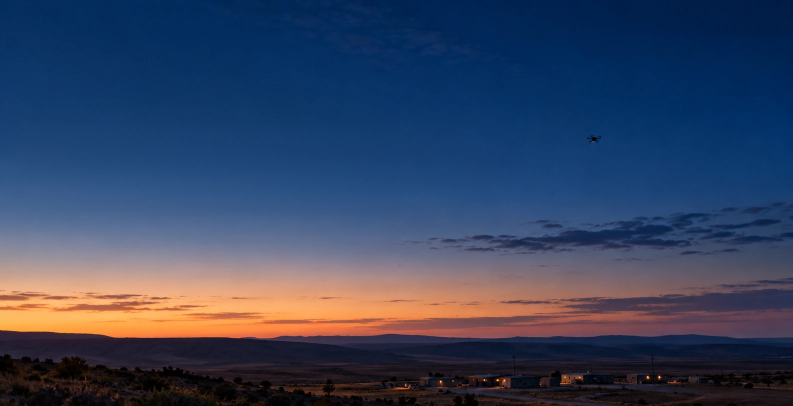
#> input picture client/src/premium/media/blue-hour-1600.webp, 1586 x 812 px (shown at 1/2 size)
$ python -i process_sky.py   (imports and definitions only)
#> lines starting #> are read from the running program, lines starting #| are printed output that depends on the picture
"""Sky backdrops for the 3D scene from Poly Haven CC0 pure-sky HDRIs.

Usage: python3 art/process_sky.py <assets-src dir> <out dir>

Reads the Radiance .hdr files listed in SKIES, tone-maps them to sRGB with a
fixed exposure (filmic curve), keeps only elevations -5..+90 degrees (the scene
draws its own ground) and writes WebP images plus sky.json with the sun
direction measured from the HDR. Every step is deterministic.
"""
import json
import sys
from pathlib import Path

import numpy as np
from PIL import Image

SKIES = {
    # name: (source dir/file, output width, exposure, saturation)
    "sky-day": ("hdri-kloofendal_48d_partly_cloudy_puresky/kloofendal_48d_partly_cloudy_puresky_4k.hdr", 4096, 0.62, 1.0),
    "sky-night": ("hdri-qwantani_night_puresky/qwantani_night_puresky_2k.hdr", 2048, 0.028, 0.8),
}
BELOW_HORIZON_DEG = 5


# [34 lines left out: functions read_hdr, filmic, not called in this run]


def to_srgb(x: np.ndarray) -> np.ndarray:
    return np.where(x <= 0.0031308, 12.92 * x, 1.055 * np.power(x, 1 / 2.4) - 0.055)


# [13 lines left out: function sun_direction, not called in this run]


def main(src: Path, out: Path):
    meta = {"source": "Poly Haven (CC0)", "below_horizon_deg": BELOW_HORIZON_DEG, "skies": {}}
    for name, (rel, width, exposure, saturation) in SKIES.items():
        hdr = read_hdr(src / rel)
        h, w, _ = hdr.shape
        sun = sun_direction(hdr)
        rows = int(round(h * (90 + BELOW_HORIZON_DEG) / 180))
        crop = hdr[:rows] * exposure
        lum = (crop @ np.array([0.2126, 0.7152, 0.0722], np.float32))[..., None]
        crop = lum + (crop - lum) * saturation
        ldr = to_srgb(filmic(np.maximum(crop, 0)))
        img = Image.fromarray(np.clip(ldr * 255 + 0.5, 0, 255).astype(np.uint8))
        img = img.resize((width, int(round(rows * width / w))), Image.LANCZOS)
        target = out / f"{name}.webp"
        img.save(target, "WEBP", quality=80, method=6)
        meta["skies"][name] = {"source": rel.split("/")[0][5:], "width": img.width, "height": img.height, "exposure": exposure, "bytes": target.stat().st_size, "sun": sun}
        print(name, img.size, target.stat().st_size, sun)
    (out / "sky.json").write_text(json.dumps(meta, indent=1) + "\n")


# [2 lines not run here, left out]

>>> import cv2
>>> picture = cv2.imread('../client/src/premium/media/blue-hour-1600.webp', cv2.IMREAD_GRAYSCALE)
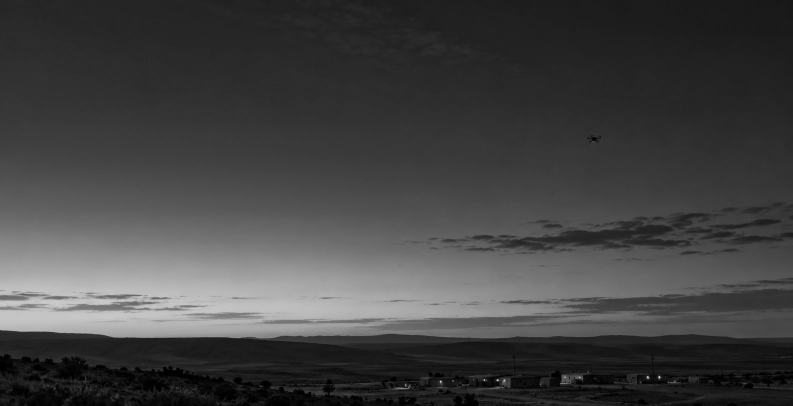
#> picture: shape (812, 1586) (shown at 1/2 size); min 0, max 246, mean 66.5
>>> result = main(picture, 'out.png')
#> after the loop in main, `for name, (rel, width, exposure, saturation) in SKIES.items():`: meta = 3 items
#> (the run stopped early here; a loop or call above may not have finished)
